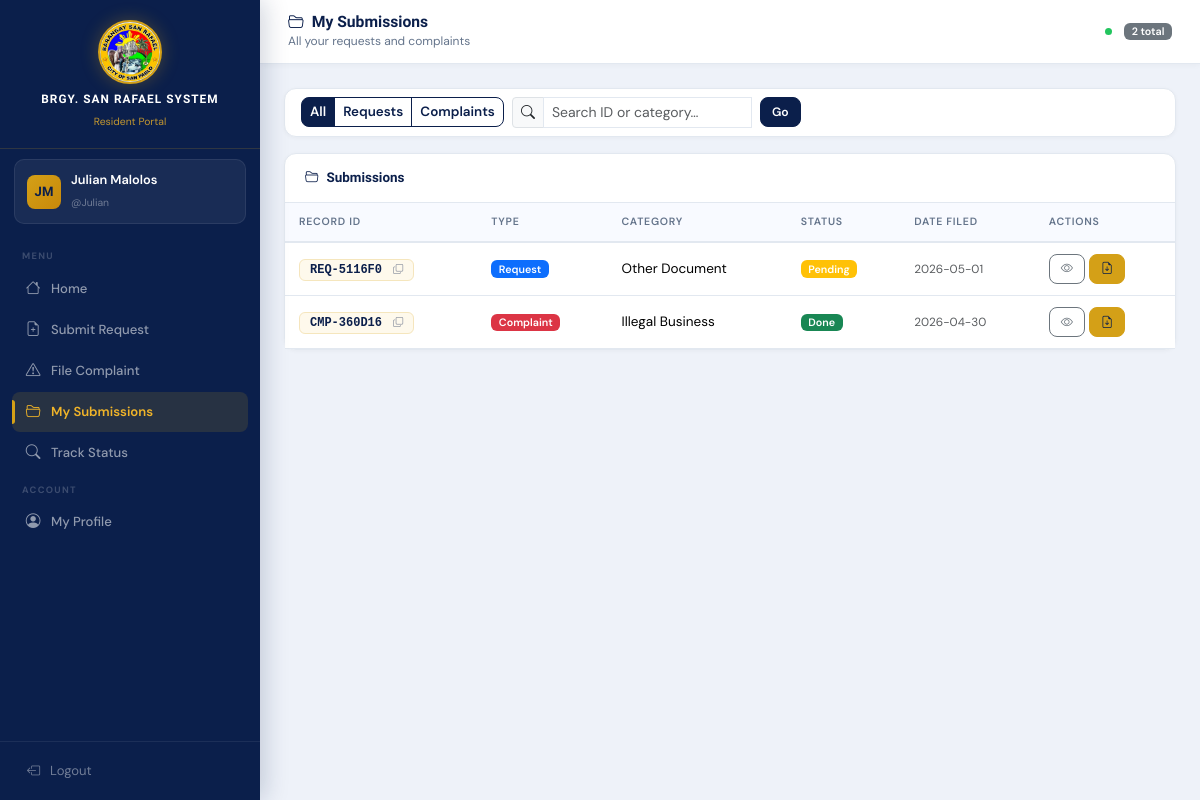
Screenshot of /resident/my_submissions.php (signed in) with the database file from the repository.
### tables this page shows
CREATE TABLE `resident_accounts` (
  `id` int(11) NOT NULL AUTO_INCREMENT,
  `username` varchar(50) NOT NULL,
  `password` varchar(100) NOT NULL,
  `full_name` varchar(100) NOT NULL,
  `address` varchar(200) NOT NULL,
  `contact` varchar(20) NOT NULL,
  `resident_id` varchar(10) DEFAULT NULL,
  `created_at` datetime DEFAULT current_timestamp(),
  PRIMARY KEY (`id`),
  UNIQUE KEY `username` (`username`),
  UNIQUE KEY `resident_id` (`resident_id`),
  CONSTRAINT `resident_accounts_ibfk_1` FOREIGN KEY (`resident_id`) REFERENCES `residents` (`resident_id`)
);

CREATE TABLE `records` (
  `record_id` varchar(20) NOT NULL,
  `record_type` enum('request','complaint') NOT NULL,
  `resident_id` varchar(10) NOT NULL,
  `category` varchar(100) NOT NULL,
  `details` text DEFAULT NULL,
  `status` enum('Pending','Approved','Done') DEFAULT 'Pending',
  `date_submitted` datetime DEFAULT current_timestamp(),
  `is_deleted` tinyint(1) DEFAULT 0,
  `deleted_at` datetime DEFAULT NULL,
  `deleted_by` varchar(100) DEFAULT NULL,
  `delete_reason` varchar(255) DEFAULT NULL,
  PRIMARY KEY (`record_id`),
  KEY `resident_id` (`resident_id`),
  CONSTRAINT `records_ibfk_1` FOREIGN KEY (`resident_id`) REFERENCES `residents` (`resident_id`)
);

### includes/config.php (called while the page is built, shortened)
<?php
function db(): mysqli {
    static $c=null;
    if (!$c) {
        $c=new mysqli(DB_HOST,DB_USER,DB_PASS,DB_NAME);
        $c->set_charset('utf8mb4');
    }
    return $c;
}
function db_fetch_all(string $sql,array $p=[]): array {
    $s=db()->prepare($sql);
    if ($p) $s->bind_param(str_repeat('s',count($p)),...$p);
    $s->execute(); $r=$s->get_result(); $rows=[];
    while ($row=$r->fetch_assoc()) $rows[]=$row;
    return $rows;
}
function db_fetch_one(string $sql,array $p=[]): ?array { $r=db_fetch_all($sql,$p); return $r[0]??null; }
function is_resident(): bool { return session_name()==='BRGY_RESIDENT' && isset($_SESSION['resident_account_id']); }
function current_resident(): ?array { if (!is_resident()) return null; return db_fetch_one('SELECT * FROM resident_accounts WHERE id=?',[$_SESSION['resident_account_id']]); }
function e(string $s): string { return htmlspecialchars($s,ENT_QUOTES,'UTF-8'); }
function paginate(array $items,int $per,int $page): array {
    $total=count($items); $pages=max(1,(int)ceil($total/$per));
    $page=max(1,min($page,$pages));
    return ['items'=>array_slice($items,($page-1)*$per,$per),'total'=>$total,'pages'=>$pages,'current'=>$page];
}

### resident/my_submissions.php (the view, shortened to what this page needs)
<?php
require_once __DIR__.'/../includes/config.php';
$acc=current_resident();
$filter=$_GET['filter']??'all'; $search=trim($_GET['q']??''); $page=max(1,(int)($_GET['page']??1));
$sql='SELECT * FROM records WHERE resident_id=? AND (is_deleted IS NULL OR is_deleted=0)';
$params=[$acc['resident_id']??''];
$sql.=' ORDER BY date_submitted DESC';
$all=db_fetch_all($sql,$params);
$pg=paginate($all,PER_PAGE,$page);
include __DIR__.'/../includes/header.php';
include __DIR__.'/../includes/resident_sidebar.php';
?>
<div class="main-content">
  <div class="topbar">
    <div><h5><i class="bi bi-folder2-open me-2"></i>My Submissions</h5><small>All your requests and complaints</small></div>
    <div class="d-flex align-items-center gap-2">
      <span class="rt-dot" title="Real-time updates active"></span>
      <span class="badge bg-secondary"><?= $pg['total'] ?> total</span>
    </div>
  </div>
  <div class="p-4">
    <div class="card mb-3"><div class="card-body py-2">
      <form method="get" class="d-flex flex-wrap gap-2 align-items-center">
        <div class="btn-group btn-group-sm">
          <?php foreach(['all'=>'All','request'=>'Requests','complaint'=>'Complaints'] as $v=>$l): ?>
          <a href="?filter=<?= $v ?>&q=<?= urlencode($search) ?>" class="btn <?= $filter===$v?'btn-primary':'btn-outline-primary' ?>"><?= $l ?></a>
          <?php endforeach; ?>
        </div>
        <div class="input-group input-group-sm" style="max-width:240px;">
          <span class="input-group-text"><i class="bi bi-search"></i></span>
          <input type="text" name="q" class="form-control" placeholder="Search ID or category…" value="<?= e($search) ?>" id="subSearchInput">
        </div>
        <button type="submit" class="btn btn-primary btn-sm">Go</button>
      </form>
    </div></div>
    <?php if(empty($pg['items'])): ?>
    <div class="card"><div class="card-body text-center py-5 text-muted">
      <i class="bi bi-inbox fs-2 d-block mb-2"></i>No submissions yet.
      <a href="/BarangayProject/resident/submit_request.php">Submit a request</a> or <a href="/BarangayProject/resident/file_complaint.php">file a complaint</a>.
    </div></div>
    <?php else: ?>
    <div class="card">
      <div class="card-header">
        <span><i class="bi bi-folder2-open me-2"></i>Submissions</span>
      </div>
      <div class="card-body p-0">
        <div class="table-responsive">
          <table class="table table-hover mb-0" id="subTable">
            <thead><tr><th>Record ID</th><th>Type</th><th>Category</th><th>Status</th><th>Date Filed</th><th>Actions</th></tr></thead>
            <tbody>
              <?php foreach($pg['items'] as $r): ?>
              <tr data-record-id="<?= e($r['record_id']) ?>">
                <td>
                  <span class="record-id-chip" style="cursor:pointer;" onclick="copyId('<?= e($r['record_id']) ?>')" title="Click to copy">
                    <?= e($r['record_id']) ?> <i class="bi bi-copy ms-1" style="font-size:.62rem;opacity:.5;"></i>
                  </span>
                </td>
                <td><?= $r['record_type']==='request'?"<span class='badge bg-primary'>Request</span>":"<span class='badge bg-danger'>Complaint</span>" ?></td>
                <td style="max-width:140px;overflow:hidden;text-overflow:ellipsis;white-space:nowrap;"><?= e($r['category']) ?></td>
                <td><span class="badge bg-<?= ['Pending'=>'warning','Approved'=>'primary','Done'=>'success','Rejected'=>'danger'][$r['status']]??'secondary' ?> rt-status-badge"><?= e($r['status']) ?></span></td>
                <td><small class="text-muted"><?= substr($r['date_submitted'],0,10) ?></small></td>
                <td>
                  <div class="d-flex gap-1">
                    <button class="btn btn-sm btn-outline-secondary"
                      data-bs-toggle="modal" data-bs-target="#detailModal"
                      data-rid="<?= e($r['record_id']) ?>" data-type="<?= e($r['record_type']) ?>"
                      data-cat="<?= e($r['category']) ?>" data-details="<?= e($r['details']??'—') ?>"
                      data-status="<?= e($r['status']) ?>" data-date="<?= substr($r['date_submitted'],0,16) ?>">
                      <i class="bi bi-eye"></i>
                    </button>
                    <a href="/BarangayProject/resident/view_copy.php?id=<?= urlencode($r['record_id']) ?>" target="_blank" class="btn btn-sm btn-gold" title="Download / Print Copy">
                      <i class="bi bi-file-earmark-arrow-down"></i>
                    </a>
                  </div>
                </td>
              </tr>
              <?php endforeach; ?>
            </tbody>
          </table>
        </div>
      </div>
    </div>
    <?php endif; ?>
  </div>
</div>
<?php include __DIR__.'/../includes/footer.php'; ?>

### includes/resident_sidebar.php (shortened to what this page needs)
<?php
$racc=current_resident();
$current=basename($_SERVER['PHP_SELF']);
function res_nav(string $file,string $icon,string $label,string $cur):string{
    $a=$cur===$file?'active':'';
    return "<a href='/BarangayProject/resident/{$file}' class='nav-link {$a}'><i class='bi bi-{$icon}'></i><span>{$label}</span></a>";
}
$init=implode('',array_map(fn($w)=>strtoupper($w[0]),array_slice(explode(' ',$racc['full_name']??'R'),0,2)));
?>
<div class="sidebar" id="residentSidebar">
  <div class="sidebar-brand">
    <img src="/BarangayProject/Logo.jpg" alt="Logo" class="brand-logo">
    <h6><?= APP_NAME ?></h6><small>Resident Portal</small>
  </div>
  <div class="sidebar-user">
    <div class="avatar"><?= e($init) ?></div>
    <div class="user-info"><span><?= e($racc['full_name']??'') ?></span><small>@<?= e($racc['username']??'') ?></small></div>
  </div>
  <nav class="sidebar-nav">
    <div class="nav-section">Menu</div>
    <?= res_nav('home.php','house','Home',$current) ?>
    <?= res_nav('submit_request.php','file-earmark-plus','Submit Request',$current) ?>
    <?= res_nav('file_complaint.php','exclamation-triangle','File Complaint',$current) ?>
    <?= res_nav('my_submissions.php','folder2-open','My Submissions',$current) ?>
    <?= res_nav('track_status.php','search','Track Status',$current) ?>
    <div class="nav-section">Account</div>
    <?= res_nav('profile.php','person-circle','My Profile',$current) ?>
  </nav>
  <div class="sidebar-footer">
    <button type="button" class="btn-logout" onclick="showLogoutModal('residentLogoutModal')">
      <i class="bi bi-box-arrow-left"></i> Logout
    </button>
  </div>
</div>

### rows the page displays
resident_accounts: full_name "JM", full_name "Julian Malolos", username "Julian"
records: record_id "REQ-5116F0", record_type "Request", category "Other Document", status "Pending", date_submitted "2026-05-01"
records: record_id "CMP-360D16", record_type "Complaint", category "Illegal Business", status "Done", date_submitted "2026-04-30"

### other values shown
APP_NAME "BRGY. SAN RAFAEL SYSTEM"
$label "Home Submit Request File Complaint My Submissions Track Status My Profile"
$pg['total'] "2"
$l "All"
$l "Requests"
$l "Complaints"
